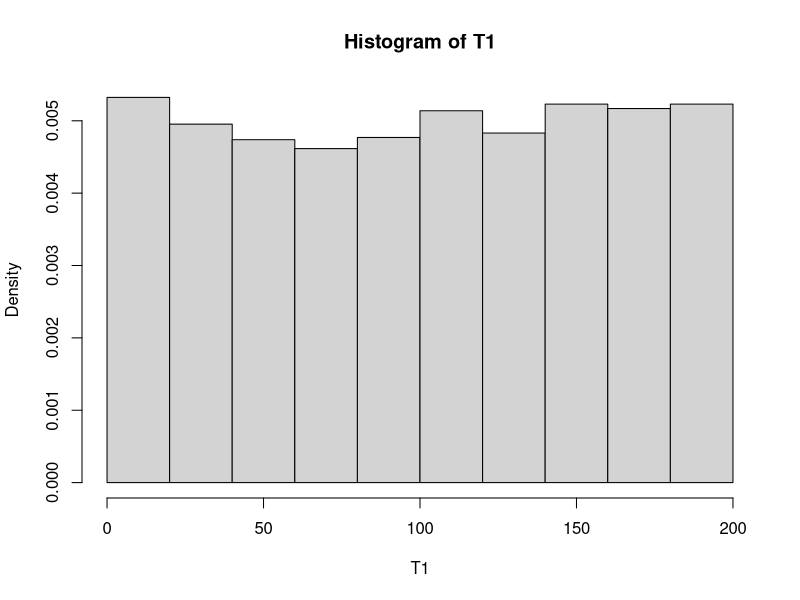
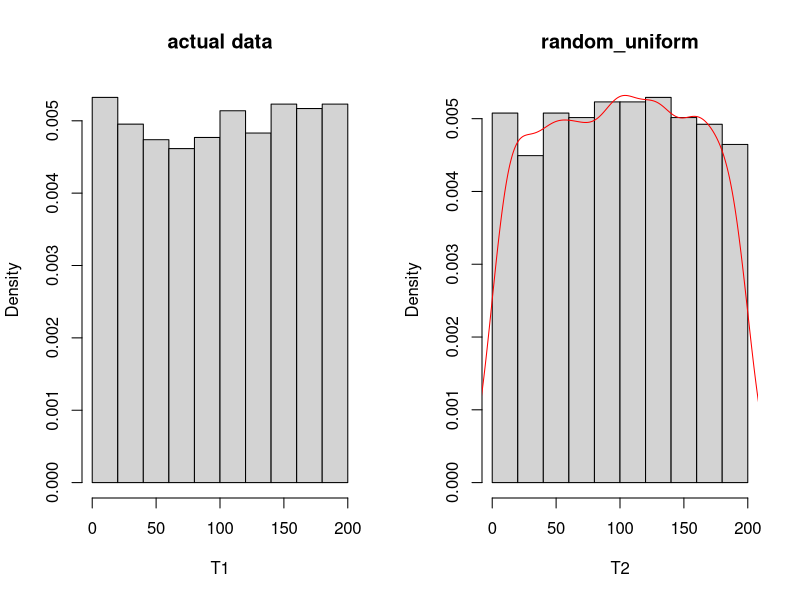
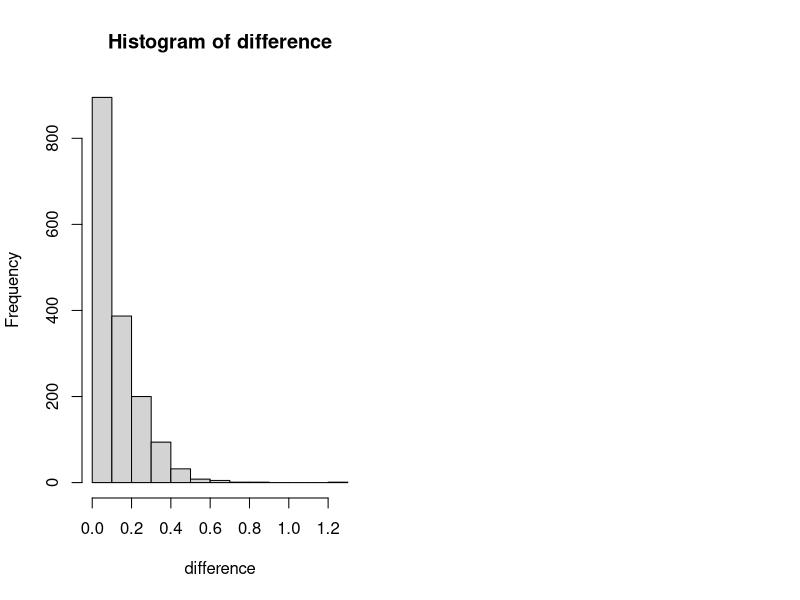
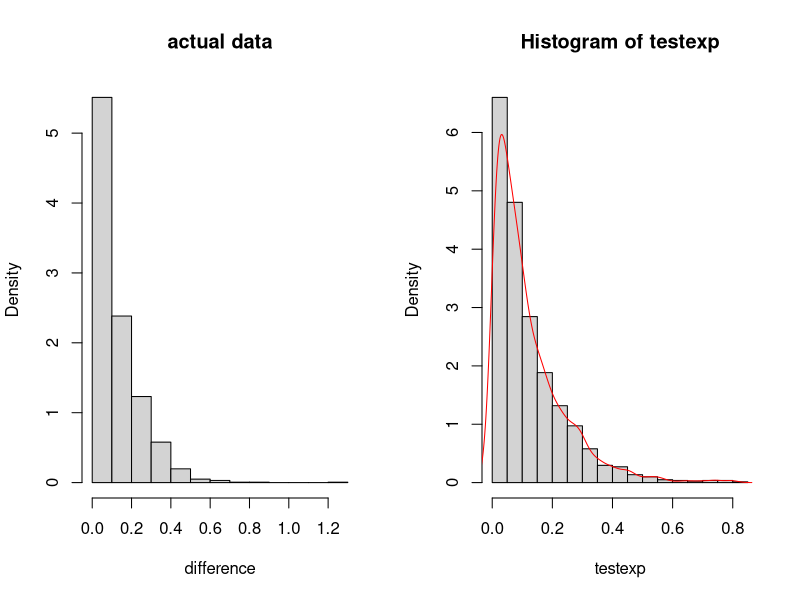
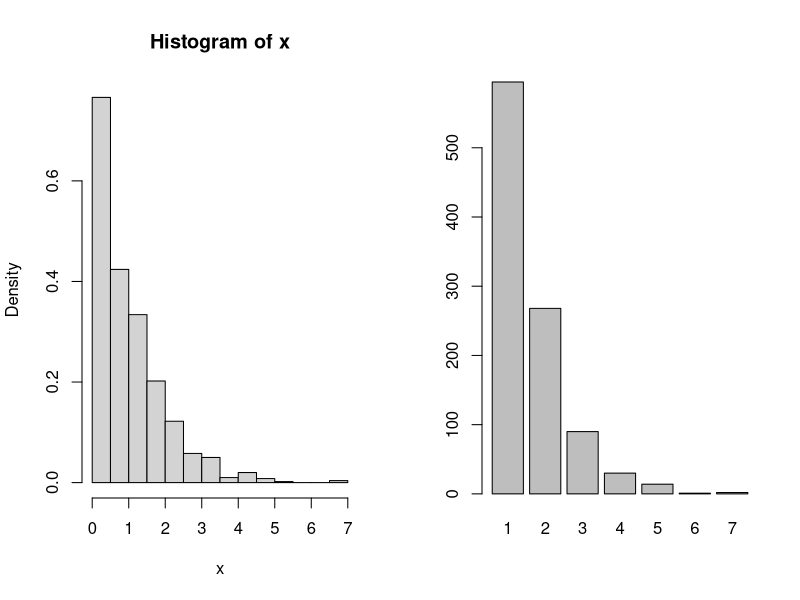
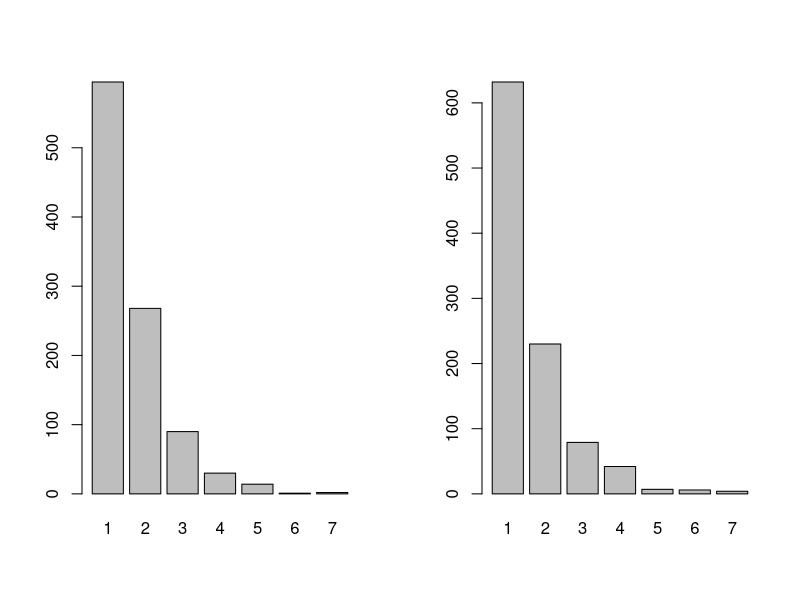

Reproduce these figures in R, in order.
## ---- chunk 1
knitr::opts_chunk$set(echo = TRUE,fig.height = 3.5)
## ---- chunk 2
#1
pnorm(-0.98,mean = -1,sd = sqrt(0.01))
#2.
pnorm(-1.02,mean = -1,sd = sqrt(0.01))
#3.
1-pnorm(-0.82,mean = -1,sd = sqrt(0.01))
#4.
pnorm(-0.96,mean = -1,sd = sqrt(0.01))-pnorm(-1.22,mean = -1,sd = sqrt(0.01))
## ---- chunk 3
#1.
qnorm(0.9)
#2.
qnorm(0.2)
#3. 
qnorm(1-(1-0.95)/2)

## ---- chunk 4
T1=read.table('dataexam.txt')
head(T1)
dim(T1)
## ---- chunk 5
T1=as.matrix(T1)
hist(T1,freq=FALSE)
## ---- chunk 6
maxT1=max(T1[,1])
minT1=min(T1[,1])
## ---- chunk 7
sm=mean(T1[,1])
ssd=sd(T1[,1])
sm
ssd
## ---- chunk 8
tm=(maxT1+minT1)/2
tsd=sqrt((maxT1-minT1)**2/12)
tm
tsd
## ---- chunk 9
T2=runif(1625, minT1, maxT1)
par(mfrow=c(1,2))
hist(T1,freq=FALSE,main="actual data")
hist(T2, freq = FALSE, main="random_uniform")
lines(density(T2),col='red')
#density(T2)
## ---- chunk 10
ks.test(T1,T2)
## ---- chunk 11
difference=diff(T1[,1])
hist(difference)
## ---- chunk 12
#actual
m=mean(difference)
m
#theoretical
lambda=1/m
lambda

#compare 2 histogram

par(mfrow=c(1,2))
hist(difference,freq=FALSE,main="actual data")
#curve(dexp(lambda))
testexp=rexp(n=length(difference),lambda)
hist(testexp,freq = FALSE)
#curve(dexp,xlim = c(0,1.2),add = TRUE)
lines(density(testexp),col='red')
## ---- chunk 13
ks.test(difference,testexp)
## ---- chunk 14
t=qnorm(0.975) #1-0.05/2
lb=1/m*(1-t/sqrt(length(difference)))
ub=1/m*(1+t/sqrt(length(difference)))
cat("confidence interval:[",c(lb,ub),"]")
## ---- chunk 15
#random choose t and s
set.seed(10)
t=sample(1:5,1)
s=sample(1:5,1)
t
s

(1-pexp(t+s))/(1-pexp(t))

1-pexp(s)
## ---- chunk 16
set.seed(10)
par(mfrow=c(1,2))
x=rexp(1000)
hist(x, freq=FALSE)
y=floor(x)+1
barplot(table(y))
table(y)

## ---- chunk 17
gp=1/mean(y)
par(mfrow=c(1,2))
barplot(table(y))
rg=rgeom(1000,gp)+1
barplot(table(rg))
## ---- chunk 18
#ks.test(y,rg)
chisq.test(y,rg)
